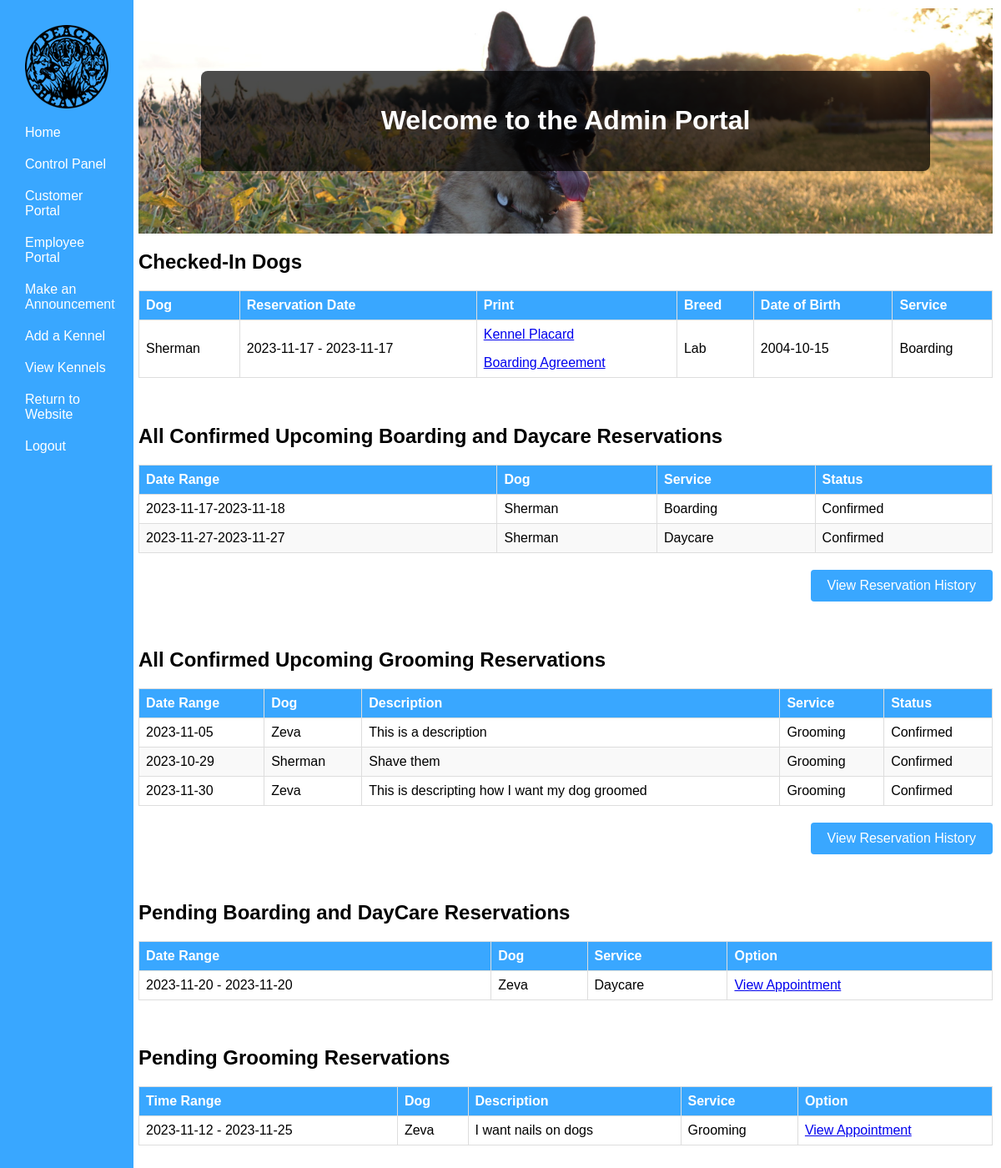
Page /php/AdminPortal/AdminHome.php (signed in) on the earlier database version.
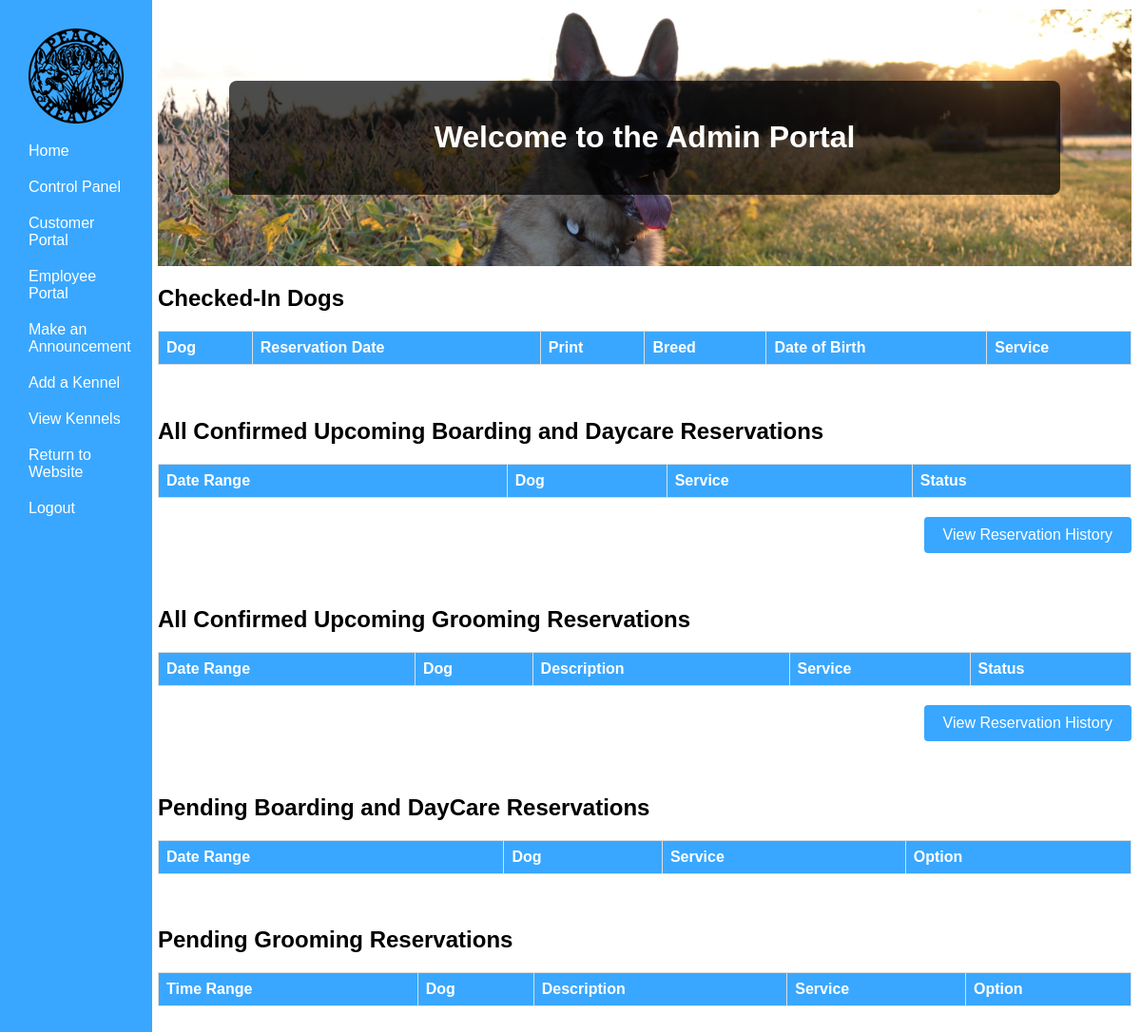
Same page on the later database version.
### tables this page shows
CREATE TABLE `reservation` (
  `Res_ID` int(11) NOT NULL,
  `ResStartTime` date NOT NULL,
  `ResEndTime` date NOT NULL,
  `EmerContact` varchar(255) NOT NULL,
  `EmerPhone` varchar(12) NOT NULL,
  `isCheckedIn` tinyint(1) NOT NULL,
  `ServiceType` text NOT NULL,
  `isApproved` tinyint(1) NOT NULL,
  `ResDesc` varchar(500) NOT NULL,
  `isFinished` tinyint(1) NOT NULL,
  `CustID` int(11) NOT NULL,
  `DogID` int(11) NOT NULL,
  `KennelID` int(11) NOT NULL
);

CREATE TABLE `dog` (
  `DogID` int(11) NOT NULL,
  `DogName` varchar(30) NOT NULL,
  `Breed` varchar(30) NOT NULL,
  `DogDOB` date NOT NULL,
  `Sex` char(1) NOT NULL,
  `isFixed` tinyint(1) NOT NULL,
  `Weight` int(3) NOT NULL,
  `Color` varchar(16) NOT NULL,
  `HasForms` tinyint(1) NOT NULL DEFAULT 0,
  `DogOtherInfo` varchar(500) NOT NULL,
  `CustID` int(11) NOT NULL
);

CREATE TABLE `grooming_reservation` (
  `GroomResID` int(11) NOT NULL,
  `ResStartDate` date NOT NULL,
  `ResEndDate` date NOT NULL,
  `EmerContact` varchar(255) NOT NULL,
  `EmerPhone` varchar(12) NOT NULL,
  `isApproved` tinyint(1) NOT NULL DEFAULT 0,
  `GroomingDesc` varchar(500) NOT NULL,
  `isFinished` tinyint(1) NOT NULL DEFAULT 0,
  `CustID` int(11) NOT NULL,
  `DogID` int(11) NOT NULL
);

### php/AdminPortal/AdminHome.php (the view, shortened to what the changed rows need)
<?php
    $user = new User();
    if($user->isLoggedIn()) {
    if($user->data()->group == 3) {
        include("../AdminPortal/AdminNavBar.php");
    }
?>
<!DOCTYPE html>
<html>
<head>
    <link rel="stylesheet" href="/PeaceOfHeavenWebPage/css/AdminHome.css">
</head>
<body>
    <div class=content>
        <div class="header">
            <div class="welcome-box">
            <h1>Welcome to the Admin Portal</h1>
            </div>
        </div>
                <h2>Checked-In Dogs</h2>
        <table>
            <thead>
            <tr>
                <th>Dog</th>
                <th>Reservation Date</th>
                <th>Print</th>
                <th>Breed</th>
                <th>Date of Birth</th>
                <th>Service</th>
            </tr>
            </thead>
            <tbody>
            <?php
            $reservation = new Reservation('reservation', array());
            $dog = new Dog();
            $reservation->getCheckedInReservations();
            $reservationData = $reservation->getReservationData();
            if(!empty($reservationData)){
                foreach ($reservationData as $reservation){
                    $reservationId = $reservation->Res_ID;
                    echo '<tr>';
                    $dog->findDogInfoWithDogID($reservation->DogID);
                    $dogData = $dog->data();
                    $dogName = $dog->data()->DogName;
                    echo '<td>'. $dogName . '</td>';
                    echo '<td>'. $reservation->ResStartTime . ' - ' .  $reservation->ResStartTime . '</td>';
                    echo '<td>' .
                            '<p><a href="http://localhost/PeaceOfHeavenWebPage/php/Forms/KennelPlacard.php?Res_ID=' . urlencode($reservationId) .'">Kennel Placard</a></p>' .
                            '<p><a href="http://localhost/PeaceOfHeavenWebPage/php/Forms/BoardingAgreement.php?Res_ID=' . urlencode($reservationId) .'">Boarding Agreement</a></p>' .
                        '</td>';
                    echo '<td>' . $dogData->Breed . '</td>';
                    echo '<td>' . $dogData->DogDOB . '</td>';
                    echo '<td>' . $reservation->ServiceType . '</td>';
                    echo '</tr>';
                }
            }
            ?>
            </tbody>
        </table>
        <br><br>
        <h2>All Confirmed Upcoming Boarding and Daycare Reservations</h2>
        <table>
            <thead>
            <tr>
                <th>Date Range</th>
                <th>Dog</th>
                <th>Service</th>
                <th>Status</th>
            </tr>
            </thead>
            <tbody>
            <?php
                $reservation = new Reservation('service', array());
                $dog = new Dog();
                $reservation->getConfirmedReservations();
                $allReservations = $reservation->getReservationData();
                if(!empty($allReservations)){
                    foreach ($allReservations as $reservation){
                        echo '<tr>';
                        echo '<td>' . $reservation->ResStartTime . '-'.$reservation->ResEndTime.'</td>';
                        $dog->findDogInfoWithDogID($reservation->DogID);
                        $dogName = $dog->data()->DogName;
                        echo '<td>'.$dogName.'</td>';
                        echo '<td>' . $reservation->ServiceType .'</td>';
                        echo '<td> Confirmed </td>';
                        echo '</tr>';
                    }
                }
            ?>
            </tbody>
        </table>
        <br><br>
                <h2>All Confirmed Upcoming Grooming Reservations</h2>
        <table>
            <thead>
            <tr>
                <th>Date Range</th>
                <th>Dog</th>
                <th>Description</th>
                <th>Service</th>
                <th>Status</th>
            </tr>
            </thead>
            <tbody>
            <?php
                $reservation = new GroomingReservation('service', array());
                $dog = new Dog();
                $reservation->getConfirmedGroomingReservations();
                $allReservations = $reservation->getReservationData();
                if(!empty($allReservations)){
                    foreach ($allReservations as $reservation){
                        echo '<tr>';
                        echo '<td>' . $reservation->ResStartDate . '</td>';
                        $dog->findDogInfoWithDogID($reservation->DogID);
                        $dogName = $dog->data()->DogName;
                        echo '<td>'.$dogName.'</td>';
                        $groomDesc = $reservation->GroomingDesc;
                        echo '<td>'.$groomDesc.'</td>';
                        echo '<td> Grooming </td>';
                        echo '<td> Confirmed </td>';
                        echo '</tr>';
                    }
                }
            ?>
            </tbody>
        </table>
        <br><br>
        <h2>Pending Boarding and DayCare Reservations </h2>
        <table>
            <thead>
            <tr>
                <th>Date Range</th>
                <th>Dog</th>
                <th>Service</th>
                <th>Option</th>
            </tr>
            </thead>
            <tbody>
            <?php
                $reservation = new Reservation('boarding', array());
                $dog = new Dog();
                $reservation->getUnapprovedReservations();
                $allReservations = $reservation->getReservationData();
                if(!empty($allReservations)) {
                    foreach($allReservations as $reservation) {
                        echo '<tr>';
                        echo '<td>' . $reservation->ResStartTime . ' - ' . $reservation->ResEndTime . '</td>';
                        $dog->findDogInfoWithDogID($reservation->DogID);
                        $dogName = $dog->data()->DogName;
                        echo '<td>' . $dogName . '</td>';
                        echo '<td>' . $reservation->ServiceType .'</td>';
                        echo '<td><a href="../AdminPortal/AppointmentApproval.php?custid=' . $reservation->CustID . '&dogid=' . $reservation->DogID . '&reservationid=' . $reservation->Res_ID . '&service=' . $reservation->ServiceType . '">View Appointment</a></td>';
                        echo '</tr>';
                    }
                }
            ?>
            </tbody>
        </table>
        <br><br>
         <h2>Pending Grooming Reservations </h2>
        <table>
            <thead>
            <tr>
                <th>Time Range</th>
                <th>Dog</th>
                <th>Description</th>
                <th>Service</th>
                <th>Option</th>
            </tr>
            </thead>
            <tbody>
            <?php
            $groomingReservation = new GroomingReservation('Grooming', array());
            $dog = new Dog();
            $groomingReservation->getUnApprovedReservations();
            $allGroomingData = $groomingReservation->getReservationData();
            if(!empty($allGroomingData)){
                foreach ($allGroomingData as $reservationGrooming){
                    echo '<tr>';
                    echo '<td>'. $reservationGrooming->ResStartDate . ' - ' .  $reservationGrooming->ResEndDate.'</td>';
                    $dog->findDogInfoWithDogID($reservationGrooming->DogID);
                    $dogName = $dog->data()->DogName;
                    echo '<td>'. $dogName . '</td>';
                    echo '<td>'. $reservationGrooming->GroomingDesc. '</td>';
                    echo '<td>Grooming</td>';
                    echo '<td><a href="../AdminPortal/AppointmentApproval.php?custid=' . $reservationGrooming->CustID . '&dogid=' . $reservationGrooming->DogID . '&reservationid=' . $reservationGrooming->GroomResID . '&service=Grooming">View Appointment</a></td>';
                    echo '</tr>';
             }
            }
            ?>
            </tbody>
        </table>
        <br><br>
</div>
</body>
</html>
<?php
}else{Redirect::to('../UserHandling/login.php');} ?>

Differences in the rows shown:
removed reservation: DogID.DogName "Sherman", ResStartTime "2023-11-17", DogID.Breed "Lab", DogID.DogDOB "2004-10-15", ServiceType "Boarding", ResEndTime "2023-11-18"
removed reservation: ResStartTime "2023-11-27", ResEndTime "2023-11-27", DogID.DogName "Sherman", ServiceType "Daycare", shown under "All Confirmed Upcoming Boarding and Daycare Reservations"
removed grooming_reservation: ResStartDate "2023-11-05", DogID.DogName "Zeva", GroomingDesc "This is a description", shown under "All Confirmed Upcoming Grooming Reservations"
removed grooming_reservation: ResStartDate "2023-10-29", DogID.DogName "Sherman", GroomingDesc "Shave them", shown under "All Confirmed Upcoming Grooming Reservations"
removed grooming_reservation: ResStartDate "2023-11-30", DogID.DogName "Zeva", GroomingDesc "This is descripting how I want my dog groomed", shown under "All Confirmed Upcoming Grooming Reservations"
removed reservation: ResStartTime "2023-11-20", ResEndTime "2023-11-20", DogID.DogName "Zeva", ServiceType "Daycare", shown under "Pending Boarding and DayCare Reservations"
removed grooming_reservation: ResStartDate "2023-11-12", ResEndDate "2023-11-25", DogID.DogName "Zeva", GroomingDesc "I want nails on dogs", shown under "Pending Grooming Reservations"
